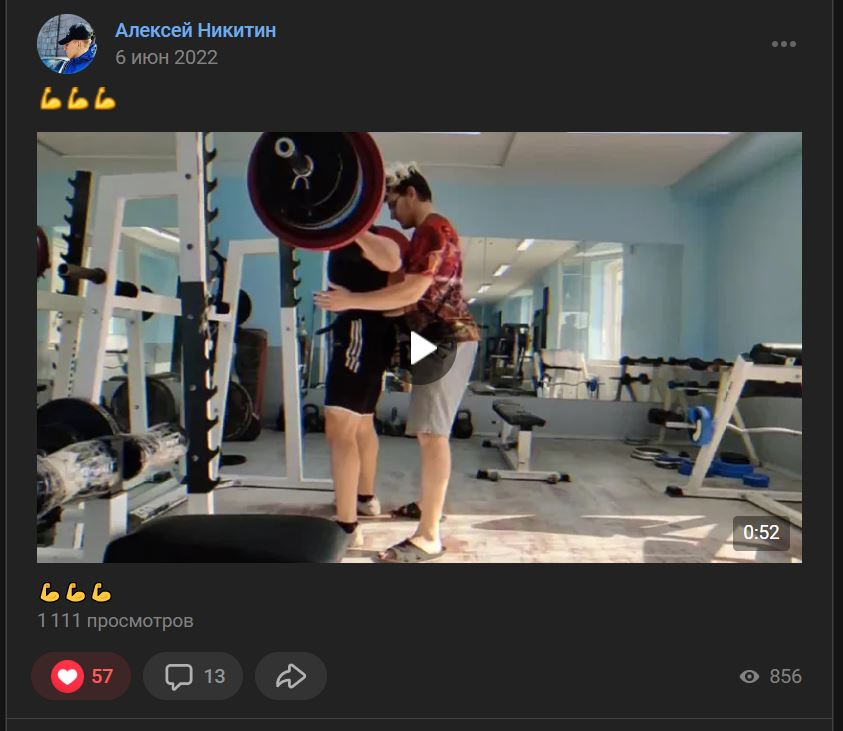
#> input picture rc4/1111.bmp, 843 x 731 px
$ python rc4.py
#> lines starting #> are read from the running program, lines starting #| are printed output that depends on the picture
# [57 lines of commented-out code are left out]


import numpy as np
import cv2
MOD=256

#Key padding до 256 бит
def KSA(key):
    keylen = len(key)
    # create the array S
    S = list(range(MOD))
    i = 0
    j = 0
    for i in range(MOD):
        j = (j+S[i]+key[i % keylen]) % MOD
        S[i],S[j] = S[j],S[i]
    return S

class RC4:
    def __init__(self,_key =np.random.randint(0,255,(256))):
        self.key = KSA(_key)

    # Используйте RC4_img для шифрования изображений
    def RC4_img(self,filepath):
        frame = cv2.imread(filepath)
        height = frame.shape[0]
        weight = frame.shape[1]
        channels = frame.shape[2]
        i = 0
        for row in range(height):            # Путешествие высоко
            for col in range(weight):         # Обход широкий
                for c in range(channels):     # Удобный канал
                    frame[row, col, c] =frame[row, col, c] ^ self.key[i%MOD]
                    i+=1
        return frame


    def RC4(self,data):
        new_data = []
        for i in range(data):
            _ = data[i]^self.key[i%MOD]
            new_data.append(_)
            return new_data
    # Записать текущий ключ
    def write_key(self,filepath="./keytxt.txt"):
#> called with filepath = './keytxt.txt'
        file = open(filepath,'w')
        for i in range(len(self.key)):
            file.write(str(self.key[i]))
            file.write('\n')
        file.close()
    # Читать ключ
    def read_key(self,filepath="./keytxt.txt"):
        file = open(filepath,'r')
        _key = []
        for line in file:
            _key.append(int(line))
        self.key = KSA(_key)
if __name__=="__main__":
    enimg = RC4()
    enimg.write_key()
    frame = enimg.RC4_img("./1111.bmp")
#> in RC4_img, frame is the input picture: shape (731, 843, 3); mean B, G, R 72.7, 75, 76
#> after the loop in RC4_img, `for row in range(height):`:
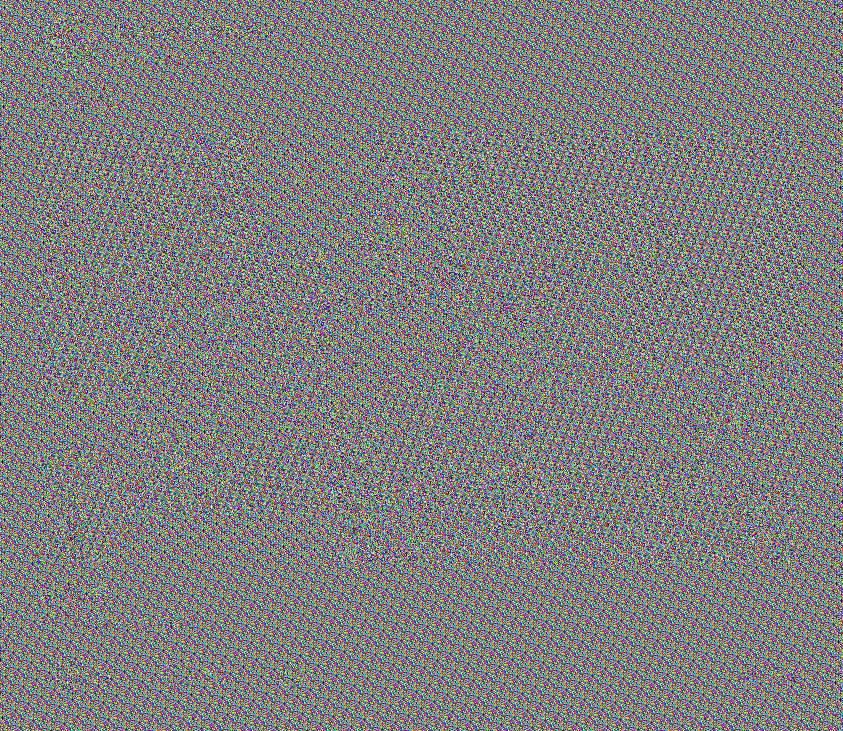
#> frame: shape (731, 843, 3); mean B, G, R 127.5, 127.5, 127.5
#> after the loop in RC4_img, `for row in range(height):`: i = 1848699
    cv2.imwrite("myRC4en.bmp",frame)
    frame = enimg.RC4_img("myRC4en.bmp")
    cv2.imwrite("myRC4de.bmp",frame)
